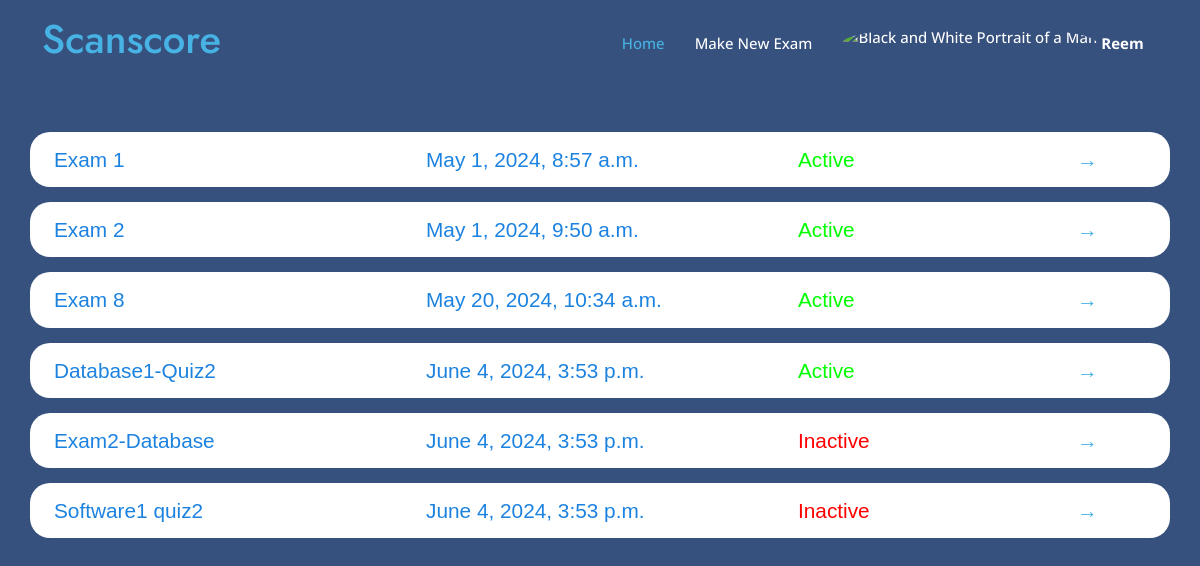
/teacher_dashboard/ (signed in), run on an earlier commit of the app's database.
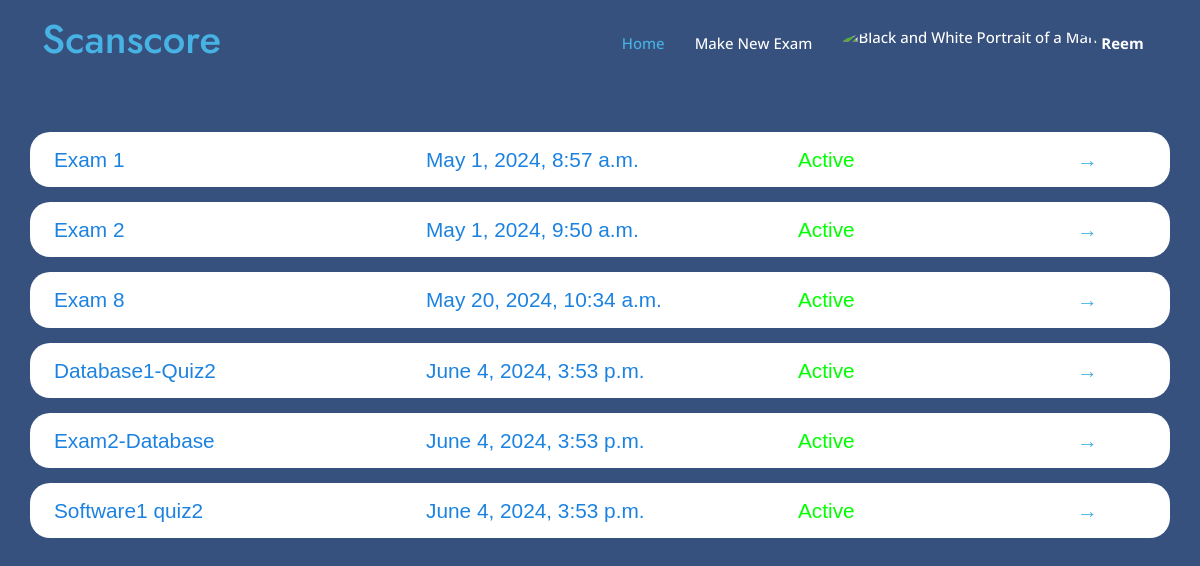
And on a later commit of the database.
### myapp/models.py (models this page shows)
class Exam(models.Model):
    name = models.CharField(max_length=100)
    teacher = models.ForeignKey(User, on_delete=models.CASCADE)
    question= models.TextField(max_length=10000)
    model_answer = models.TextField(max_length=10000)
    keywordsList = models.TextField(max_length=10000,null=True,blank=True)
    is_active = models.BooleanField(default=False)
    time_created = models.DateTimeField(auto_now_add=True)
    time_updated = models.DateTimeField(auto_now=True)
    ocr_graded = models.BooleanField(default=False)

### myapp/views.py (the view)
# urls.py: path('teacher_dashboard/', views.teacher_dashboard, name='teacher_dashboard'),
def teacher_dashboard(request):
    if not hasattr(request.user, 'teacher'): # Check if the user is a teacher
        return HttpResponseForbidden("You are not authorized to view this page.")
    exams = Exam.objects.filter(teacher=request.user)
    return render(request, 'myapp/teacher/teacher_dashboard.html', {'exams': exams})

### templates/myapp/teacher/teacher_dashboard.html (shortened to what this page needs)
{% load static %}
<!DOCTYPE html>
<html lang="en">
<head>
    <link href="{% static 'vendor/aos/aos.css' %}" rel="stylesheet">
    <link href="{% static 'vendor/bootstrap/css/bootstrap.min.css' %}" rel="stylesheet">
    <link href="{% static 'vendor/bootstrap-icons/bootstrap-icons.css' %}" rel="stylesheet">
    <link href="{% static 'vendor/boxicons/css/boxicons.min.css' %}" rel="stylesheet">
    <link href="{% static 'vendor/glightbox/css/glightbox.min.css' %}" rel="stylesheet">
    <link href="{% static 'vendor/remixicon/remixicon.css' %}" rel="stylesheet">
    <link href="{% static 'vendor/swiper/swiper-bundle.min.css' %}" rel="stylesheet">
    <link href="{% static 'css/style1.css' %}" rel="stylesheet">
</head>
<body>
    <header id="header" class="fixed-top">
        <div class="container d-flex align-items-center justify-content-between">
            <h1 class="me-auto"><a href="{% url 'teacher_dashboard' %}">Scanscore</a></h1>
            <nav id="navbar" class="navbar order-last order-lg-0">
                <ul>
                    <li><a class="nav-link scrollto active" href="{% url 'teacher_dashboard' %}">Home</a></li>
                    <li><a class="nav-link scrollto" href="{% url 'create_exam' %}">Make New Exam</a></li>
                    <li class="dropdown">
                        <a href="#">
                            <img src="https://mdbcdn.b-cdn.net/img/Photos/new-templates/bootstrap-profiles/avatar-2.webp"
                                class="rounded-circle" height="35" alt="Black and White Portrait of a Man"
                                loading="lazy" />
                            <strong class="d-none d-sm-block ms-1">{{ user.first_name }}</strong><i
                                class="bi bi-chevron-down"></i>
                        </a>
                    </li>
                </ul>
            </nav>
        </div>
    </header>
    <section id="hero" class="d-flex" style="height: 100vh; text-align: left;font-family: Arial, Helvetica, sans-serif;">
        <div class="container">
            {% block content %}
            <div class="exam-list">
                {% for exam in exams %}
                <div class="row exam-item"
                    style="font-size: 130%; border-radius: 20px; background-color: white; color: rgb(28, 130, 224); padding: 12px; margin-bottom: 15px;">
                    <div class="col-md-4 col-12">{{ exam.name }}</div>
                    <div class="col-md-4 col-12">{{ exam.time_created }}</div>
                    <div class="col-md-3 col-10">
                        {% if exam.is_active %}
                        <span class="active" style="color: rgb(0, 255, 0);">Active</span>
                        {% else %}
                        <span class="inactive" style="color: rgb(255, 0, 0);">Inactive</span>
                        {% endif %}
                    </div>
                    <a href="{% url 'view_exam_teacher' exam.id %}" class="col-md-1 col-2">→</a>
                </div>
                {% empty %}
                <div style="text-align: center;">
                    <h2 style="padding-left: 15px;">No exams created yet.</h2>
                </div>
                {% endfor %}
            </div>
            {% endblock %}
        </div>
    </section>
</body>
</html>

What changed in the data, as far as the page shows it:
changed Exam "Exam2-Database": is_active "Inactive" → "Active"
changed Exam "Software1 quiz2": is_active "Inactive" → "Active"
